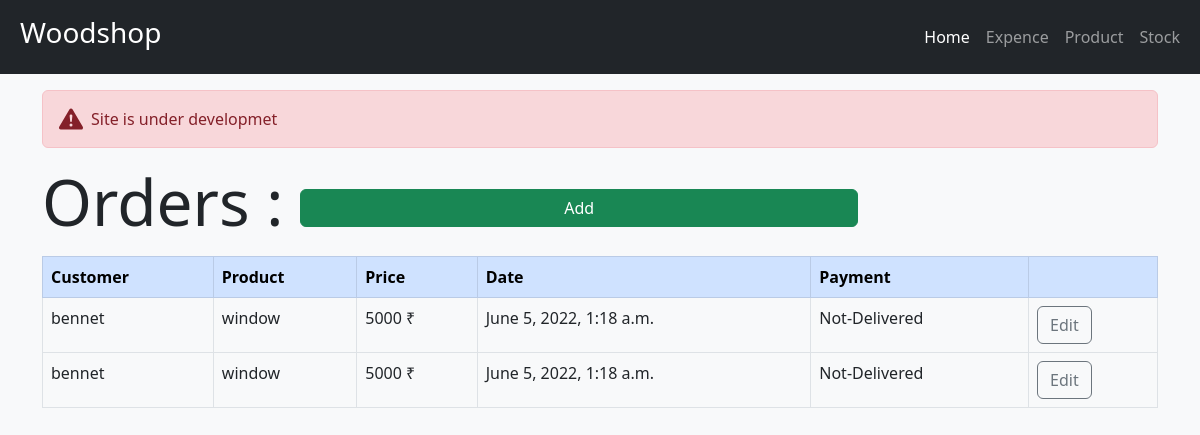
/order, run on the app's committed database.
### app/models.py (models this page shows, shortened)
class Order(models.Model):
    status=(
        ('Delivered','Delivered'),
        ('Not-Delivered','not-Delivered'),
    )
    customer=models.ForeignKey(Customer,null=True,on_delete=models.SET_NULL)
    product=models.ForeignKey(Product,null=True,on_delete=models.SET_NULL)
    date_cretated=models.DateTimeField(auto_now_add=True)
    status=models.CharField(max_length=20,null=True,choices=status)

class Customer(models.Model):
    name=models.CharField(max_length=20,null=True)
    phone=models.CharField(max_length=10,null=True)
    place=models.CharField(max_length=20,blank=True)
    email=models.EmailField(blank=True)
    def __str__(self):
        return self.name

class Product(models.Model):
    name=models.CharField(max_length=15,null=True)
    price=models.IntegerField(null=True)
    def __str__(self):
        return self.name

### app/views.py (the view)
# urls.py: path('order',views.order,name='order'),
def order(request):
    orders=Order.objects.filter(status='Not-Delivered').all()
    context={'orders':orders}
    return render(request,'app/order.html',context)

### app/templates/app/order.html
{% extends 'app/main.html' %}
{% block content %}
<div class="container">
    <h1 class="display-3">Orders : <a href=" {% url 'addorder' %} " class="btn btn-success w-50">Add</a> </h1>
    <table class="table table-bordered mt-3">
        <thead class="table-primary">
            <tr>
                <th>Customer</th>
                <th>Product</th>
                <th>Price</th>
                <th>Date</th>
                <th>Payment</th>
                <th></th>
            </tr>
        </thead>
        <tbody>
            {% for i in orders %}
            <tr>
                <td>{{i.customer}}</td>
                <td>{{i.product}}</td>
                <td> {{i.product.price}} ₹</td>
                <td>{{i.date_cretated}}</td>
                <td>{{i.status}}</td>
                <th><a href=" {% url 'up-order' i.id %} " class="btn  btn-outline-secondary">Edit</a></th>
            </tr>
            {% endfor %}
        </tbody>
    </table>
</div>
{% endblock %}

### data on the page
Order: customer "bennet", product "window", product.price "5000", date_cretated "June 5, 2022, 1:18 a.m.", status "Not-Delivered"
Order: customer "bennet", product "window", product.price "5000", date_cretated "June 5, 2022, 1:18 a.m.", status "Not-Delivered"
